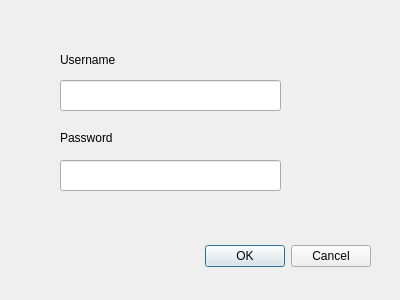
<?xml version="1.0" encoding="UTF-8"?>
<ui version="4.0">
 <class>Login</class>
 <widget class="QDialog" name="Login">
  <property name="geometry">
   <rect>
    <x>0</x>
    <y>0</y>
    <width>400</width>
    <height>300</height>
   </rect>
  </property>
  <property name="windowTitle">
   <string>Login</string>
  </property>
  <property name="windowIcon">
   <iconset>
    <normaloff>login.png</normaloff>login.png</iconset>
  </property>
  <widget class="QDialogButtonBox" name="buttons">
   <property name="geometry">
    <rect>
     <x>30</x>
     <y>240</y>
     <width>341</width>
     <height>32</height>
    </rect>
   </property>
   <property name="orientation">
    <enum>Qt::Horizontal</enum>
   </property>
   <property name="standardButtons">
    <set>QDialogButtonBox::Cancel|QDialogButtonBox::Ok</set>
   </property>
  </widget>
  <widget class="QLabel" name="label">
   <property name="geometry">
    <rect>
     <x>60</x>
     <y>50</y>
     <width>111</width>
     <height>20</height>
    </rect>
   </property>
   <property name="styleSheet">
    <string notr="true">font: 12pt &quot;MS Shell Dlg 2&quot;;</string>
   </property>
   <property name="text">
    <string>Username</string>
   </property>
  </widget>
  <widget class="QLabel" name="label_2">
   <property name="geometry">
    <rect>
     <x>60</x>
     <y>130</y>
     <width>91</width>
     <height>16</height>
    </rect>
   </property>
   <property name="styleSheet">
    <string notr="true">font: 12pt &quot;MS Shell Dlg 2&quot;;</string>
   </property>
   <property name="text">
    <string>Password</string>
   </property>
  </widget>
  <widget class="QLineEdit" name="username">
   <property name="geometry">
    <rect>
     <x>60</x>
     <y>80</y>
     <width>221</width>
     <height>31</height>
    </rect>
   </property>
  </widget>
  <widget class="QLineEdit" name="password">
   <property name="geometry">
    <rect>
     <x>60</x>
     <y>160</y>
     <width>221</width>
     <height>31</height>
    </rect>
   </property>
  </widget>
 </widget>
 <resources/>
 <connections>
  <connection>
   <sender>buttons</sender>
   <signal>accepted()</signal>
   <receiver>Login</receiver>
   <slot>accept()</slot>
   <hints>
    <hint type="sourcelabel">
     <x>248</x>
     <y>254</y>
    </hint>
    <hint type="destinationlabel">
     <x>157</x>
     <y>274</y>
    </hint>
   </hints>
  </connection>
  <connection>
   <sender>buttons</sender>
   <signal>rejected()</signal>
   <receiver>Login</receiver>
   <slot>reject()</slot>
   <hints>
    <hint type="sourcelabel">
     <x>316</x>
     <y>260</y>
    </hint>
    <hint type="destinationlabel">
     <x>286</x>
     <y>274</y>
    </hint>
   </hints>
  </connection>
 </connections>
</ui>
